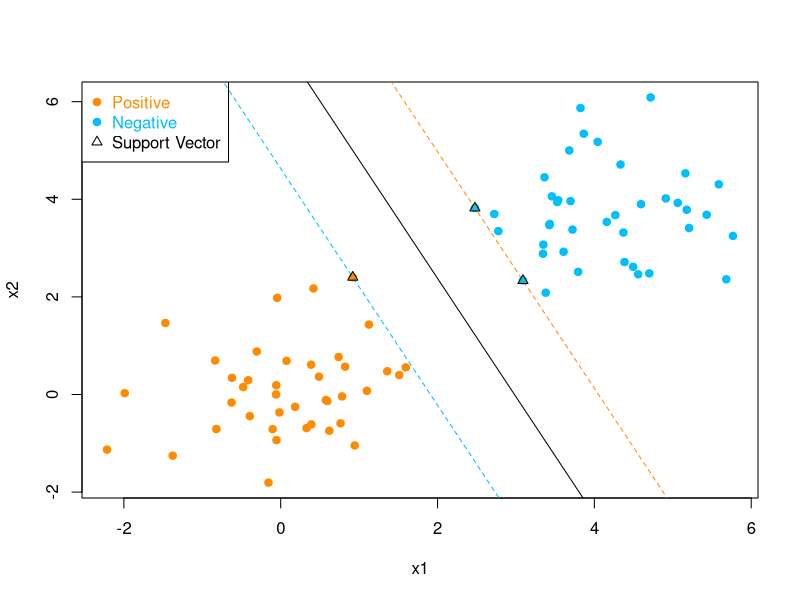
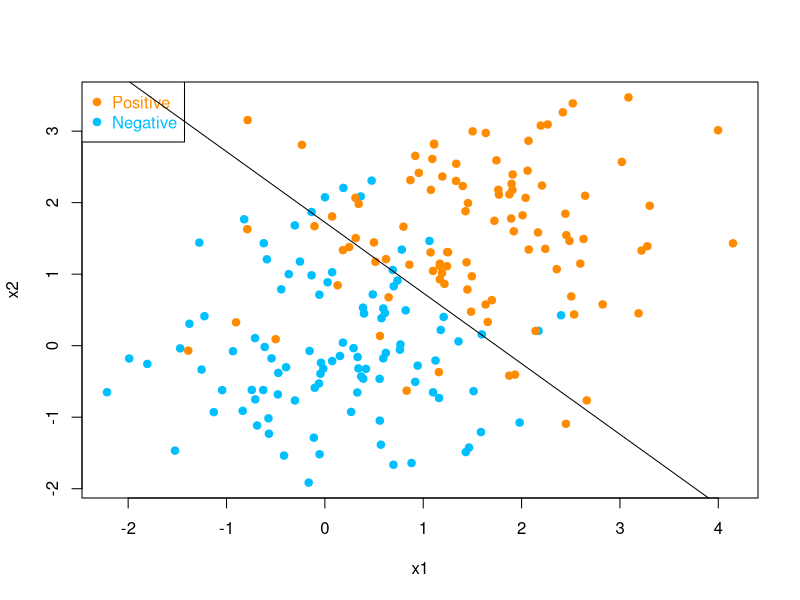
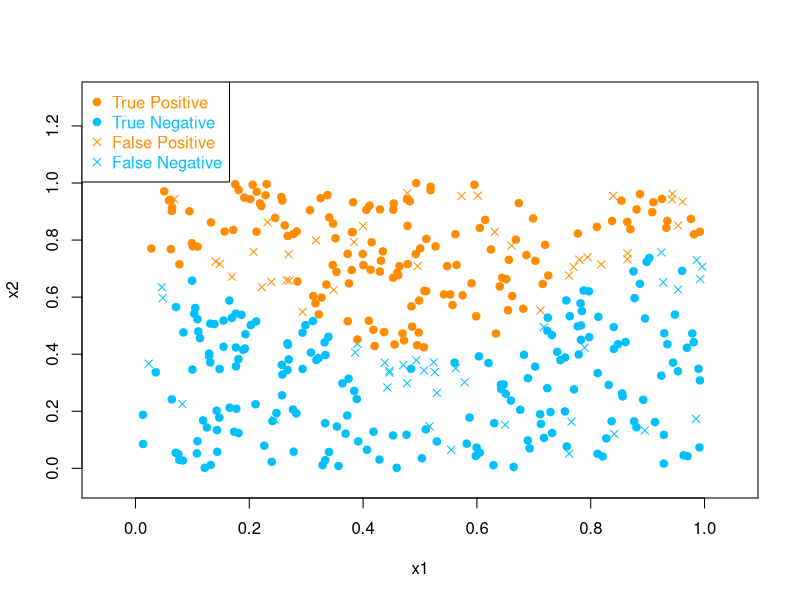

Write the R code that produced these figures, in order.
## ---- chunk 1
  knitr::opts_chunk$set(include = TRUE)  # TRUE for solution; FALSE for questions set

  knitr::opts_chunk$set(echo = TRUE)
  knitr::opts_chunk$set(message = FALSE)
  knitr::opts_chunk$set(warning = FALSE)
  knitr::opts_chunk$set(fig.height = 6, fig.width = 8, out.width = '50%', fig.align = "center")
  options(width = 90)
## ---- chunk 2
set.seed(1); n <-40; p <- 2
xpos <- matrix(rnorm(n*p, mean=0, sd=1), n, p)
xneg <- matrix(rnorm(n*p, mean=4, sd=1), n, p)
x <- rbind(xpos, xneg)
y <- matrix(c(rep(1, n), rep(-1, n)))

library(quadprog)
xy <- x * y[,1]
D <- xy %*% t(xy)
diag(D) <- diag(D) + 1e-5
d <- rep(1, 2*n)
A <- rbind(y[,1], diag(2*n))
bvec <- rbind(rep(0, 2*n+1))
soln <- solve.QP(D,d,t(A),bvec=bvec, meq=1)

b <- colSums((soln$solution * y)[,1] * x)
neg_x <- x[y==-1,]
pos_x <- x[y==1,]
b0 <- -mean(c(max(neg_x %*% b), min(pos_x %*% b)))

plot(x,col=ifelse(y>0,"darkorange", "deepskyblue"), pch = 19, xlab = "x1", ylab = "x2")
legend("topleft", c("Positive","Negative","Support Vector"), 
     col=c("darkorange", "deepskyblue","black"), pch=c(19, 19, 2), text.col=c("darkorange", "deepskyblue", "black"))

decisionLine <- function(b, b0, ...) {
  abline(-b0/b[2], -b[1]/b[2], ...)
}

decisionLine(b, b0)
decisionLine(b, b0+1, col="darkorange", lty=2)
decisionLine(b, b0-1, col="deepskyblue", lty=2)

supportVectors <- x[soln$solution > 10e-5,]
points(supportVectors[,1], supportVectors[,2], pch=2)
## ---- chunk 3
  set.seed(1)
  n = 100 # number of data points for each class
  p = 2 # dimension

  # Generate the positive and negative examples
  xpos <- matrix(rnorm(n*p,mean=0,sd=1),n,p)
  xneg <- matrix(rnorm(n*p,mean=1.5,sd=1),n,p)
  x <- rbind(xpos,xneg)
  y <- c(rep(-1, n), rep(1, n))
  
  lambda <- 1
  L <- function(param) {    # param = c(b0, b)
    sum(log(1+exp(-y * (param[1] + x %*% param[2:3])))) + lambda*sum(param[2:3]^2)
  }
  dL <- function(param) {    # param = c(b0, b)
    e <<- (exp(y*(param[1] + x %*% param[2:3]))+1)[,1]
    g <<- c(
      sum(-y/e),
      colSums((2*lambda*param[2:3]*e - x*y) / e)
    )
    return(g)
  }
  
  soln <- optim(c(0, -1, 0), L, dL, method="BFGS")

  plot(x,col=ifelse(y>0,"darkorange", "deepskyblue"), pch = 19, xlab = "x1", ylab = "x2")
  legend("topleft", c("Positive","Negative"), col=c("darkorange", "deepskyblue"), 
         pch=c(19, 19), text.col=c("darkorange", "deepskyblue"))
  b0 <- soln$par[1]
  b <- soln$par[2:3]
  decisionLine(b, b0)
## ---- chunk 4
  set.seed(1)
  n = 400
  p = 2 # dimension

  # Generate the positive and negative examples
  x <- matrix(runif(n*p), n, p)
  side <- (x[, 2] > 0.5 + 0.3*sin(3*pi*x[, 1]))
  y <- sample(c(1, -1), n, TRUE, c(0.9, 0.1))*(side == 1) + sample(c(1, -1), n, TRUE, c(0.1, 0.9))*(side == 0)

#  library(KRLS)
  lambda <- 1
  myGaussKernel <- function(m, sigma) {
    m <- t(m)
    exp(-sigma*apply(m, 2, function(col){
      colSums((m-col)^2)
    }))
  }
  K <- myGaussKernel(x, 5)
  L <- function(b) {
    sum(log(exp(-y*(K %*% b))+1)) + lambda*(b %*% K %*% b)[1,1]
  }
  dL <- function(b) {
    colSums(-K*y/((exp(y*(K %*% b))+1))[,1]) + 2*lambda*K %*% b
  }

  soln <- optim(rep(1, n), L, dL, method="BFGS")
  pred <- soln$par %*% K
  pred <- pred / abs(pred)
  paste("accuracy:", sum(pred == y)/length(y))

  
  plot(0, type="n", pch = 19, xlab = "x1", ylab = "x2", xlim=c(-.05, 1.05), ylim=c(-.05, 1.3))
  legend("topleft",
    c("True Positive","True Negative", "False Positive", "False Negative"), 
    col=c("darkorange", "deepskyblue", "darkorange", "deepskyblue"),
    pch=c(19, 19, 4, 4),
    text.col=c("darkorange", "deepskyblue", "darkorange", "deepskyblue"),
  )
  
  points(x[,1], x[,2], col=ifelse(pred>0, "darkorange", "deepskyblue"), pch=ifelse(pred==y, 19, 4))
